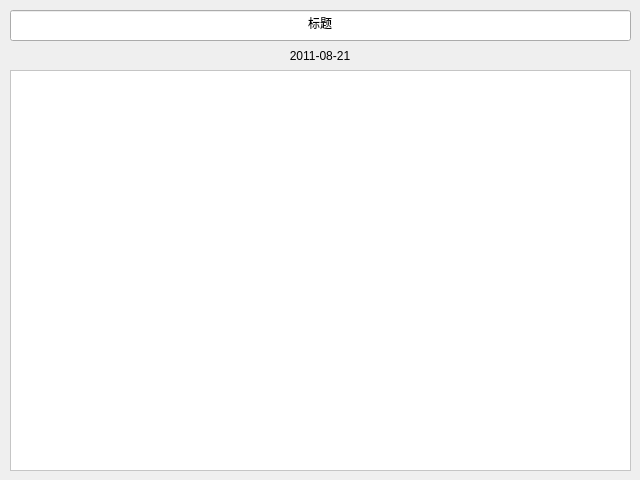
<?xml version="1.0" encoding="UTF-8"?>
<ui version="4.0">
 <class>NoticeDialog</class>
 <widget class="QDialog" name="NoticeDialog">
  <property name="geometry">
   <rect>
    <x>0</x>
    <y>0</y>
    <width>640</width>
    <height>480</height>
   </rect>
  </property>
  <property name="windowTitle">
   <string>Dialog</string>
  </property>
  <property name="styleSheet">
   <string notr="true">background-image: url(:/bg/images/bg/transparent.png);</string>
  </property>
  <widget class="QLineEdit" name="txi_title">
   <property name="geometry">
    <rect>
     <x>10</x>
     <y>10</y>
     <width>621</width>
     <height>31</height>
    </rect>
   </property>
   <property name="minimumSize">
    <size>
     <width>0</width>
     <height>31</height>
    </size>
   </property>
   <property name="maximumSize">
    <size>
     <width>16777215</width>
     <height>31</height>
    </size>
   </property>
   <property name="styleSheet">
    <string notr="true">font: 12pt &quot;微软雅黑&quot;;</string>
   </property>
   <property name="text">
    <string>标题</string>
   </property>
   <property name="alignment">
    <set>Qt::AlignCenter</set>
   </property>
   <property name="readOnly">
    <bool>true</bool>
   </property>
  </widget>
  <widget class="QLabel" name="txt_date">
   <property name="geometry">
    <rect>
     <x>220</x>
     <y>50</y>
     <width>200</width>
     <height>12</height>
    </rect>
   </property>
   <property name="text">
    <string>2011-08-21</string>
   </property>
   <property name="alignment">
    <set>Qt::AlignCenter</set>
   </property>
  </widget>
  <widget class="QTextBrowser" name="txt_content">
   <property name="geometry">
    <rect>
     <x>10</x>
     <y>70</y>
     <width>621</width>
     <height>401</height>
    </rect>
   </property>
   <property name="minimumSize">
    <size>
     <width>0</width>
     <height>401</height>
    </size>
   </property>
   <property name="maximumSize">
    <size>
     <width>16777215</width>
     <height>401</height>
    </size>
   </property>
   <property name="font">
    <font>
     <family>微软雅黑</family>
     <pointsize>11</pointsize>
    </font>
   </property>
   <property name="styleSheet">
    <string notr="true">background-color: rgb(255, 255, 255);</string>
   </property>
  </widget>
 </widget>
 <resources/>
 <connections/>
</ui>
